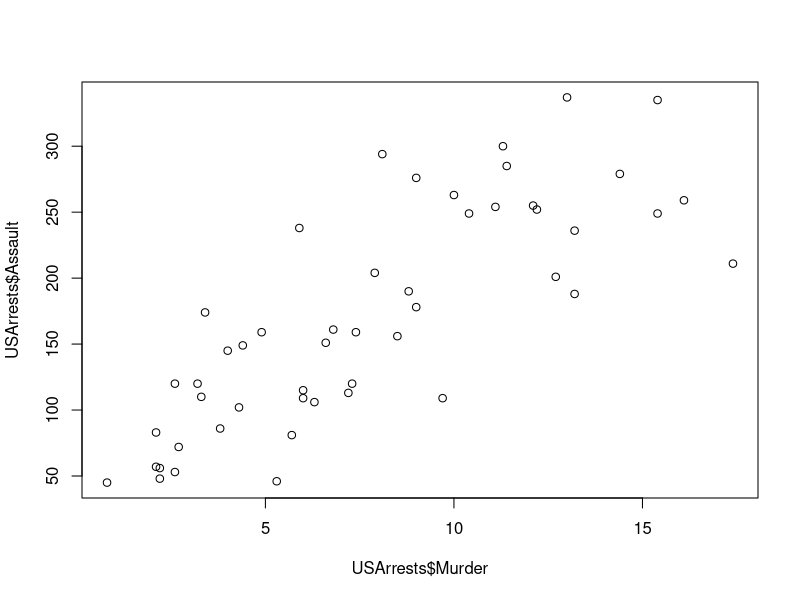
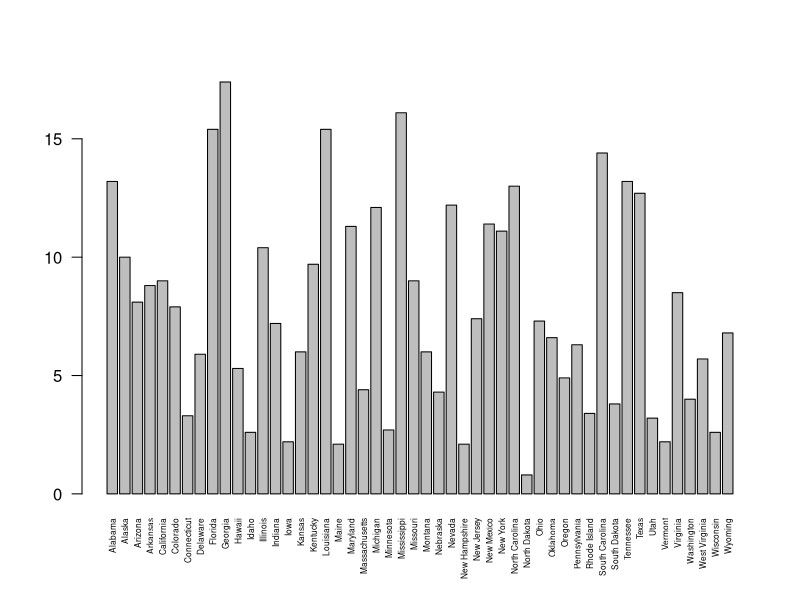

Generate these figures, in order, with R:
data(USArrests)

# Summary
summary(USArrests)

# State with largest Rape arrest rate
rownames(USArrests)[which.max(USArrests$Rape)]

# Maximum and minimum Murder rate
max(USArrests$Murder)
min(USArrests$Murder)

# Correlation
cor(USArrests)

# States above median Assault arrests
USArrests[USArrests$Assault > median(USArrests$Assault), ]

# Scatterplot
plot(USArrests$Murder, USArrests$Assault)

# Bar plot
barplot(USArrests$Murder,
        names.arg = rownames(USArrests),
        las = 2,
        cex.names = 0.5)
